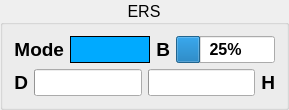
     <widget class="QGroupBox" name="group_ers">
      <property name="sizePolicy">
       <sizepolicy hsizetype="Preferred" vsizetype="Fixed">
        <horstretch>0</horstretch>
        <verstretch>0</verstretch>
       </sizepolicy>
      </property>
      <property name="font">
       <font>
        <pointsize>12</pointsize>
       </font>
      </property>
      <property name="title">
       <string>ERS</string>
      </property>
      <property name="alignment">
       <set>Qt::AlignCenter</set>
      </property>
      <layout class="QGridLayout" name="gridLayout_3">
       <item row="1" column="0" colspan="3">
        <layout class="QHBoxLayout" name="horizontalLayout_5">
         <item>
          <layout class="QHBoxLayout" name="horizontalLayout_4" stretch="0,1">
           <item>
            <widget class="QLabel" name="label_12">
             <property name="sizePolicy">
              <sizepolicy hsizetype="Preferred" vsizetype="Fixed">
               <horstretch>0</horstretch>
               <verstretch>0</verstretch>
              </sizepolicy>
             </property>
             <property name="font">
              <font>
               <pointsize>14</pointsize>
               <weight>75</weight>
               <bold>true</bold>
              </font>
             </property>
             <property name="text">
              <string>D</string>
             </property>
             <property name="alignment">
              <set>Qt::AlignRight|Qt::AlignTrailing|Qt::AlignVCenter</set>
             </property>
            </widget>
           </item>
           <item>
            <widget class="QProgressBar" name="ers_deployed">
             <property name="sizePolicy">
              <sizepolicy hsizetype="Preferred" vsizetype="Fixed">
               <horstretch>1</horstretch>
               <verstretch>0</verstretch>
              </sizepolicy>
             </property>
             <property name="font">
              <font>
               <weight>75</weight>
               <bold>true</bold>
              </font>
             </property>
             <property name="maximum">
              <number>4000</number>
             </property>
             <property name="value">
              <number>0</number>
             </property>
             <property name="textVisible">
              <bool>false</bool>
             </property>
            </widget>
           </item>
          </layout>
         </item>
         <item>
          <layout class="QHBoxLayout" name="horizontalLayout" stretch="1,0">
           <item>
            <widget class="QProgressBar" name="ers_harvested">
             <property name="sizePolicy">
              <sizepolicy hsizetype="Preferred" vsizetype="Fixed">
               <horstretch>1</horstretch>
               <verstretch>0</verstretch>
              </sizepolicy>
             </property>
             <property name="font">
              <font>
               <weight>75</weight>
               <bold>true</bold>
              </font>
             </property>
             <property name="maximum">
              <number>4000</number>
             </property>
             <property name="value">
              <number>0</number>
             </property>
             <property name="textVisible">
              <bool>false</bool>
             </property>
             <property name="invertedAppearance">
              <bool>false</bool>
             </property>
            </widget>
           </item>
           <item>
            <widget class="QLabel" name="label_13">
             <property name="sizePolicy">
              <sizepolicy hsizetype="Preferred" vsizetype="Preferred">
               <horstretch>0</horstretch>
               <verstretch>0</verstretch>
              </sizepolicy>
             </property>
             <property name="font">
              <font>
               <pointsize>14</pointsize>
               <weight>75</weight>
               <bold>true</bold>
              </font>
             </property>
             <property name="text">
              <string>H</string>
             </property>
             <property name="alignment">
              <set>Qt::AlignRight|Qt::AlignTrailing|Qt::AlignVCenter</set>
             </property>
            </widget>
           </item>
          </layout>
         </item>
        </layout>
       </item>
       <item row="0" column="1">
        <widget class="QLabel" name="label_14">
         <property name="sizePolicy">
          <sizepolicy hsizetype="Preferred" vsizetype="Preferred">
           <horstretch>0</horstretch>
           <verstretch>0</verstretch>
          </sizepolicy>
         </property>
         <property name="font">
          <font>
           <pointsize>14</pointsize>
           <weight>75</weight>
           <bold>true</bold>
          </font>
         </property>
         <property name="text">
          <string>B</string>
         </property>
         <property name="alignment">
          <set>Qt::AlignRight|Qt::AlignTrailing|Qt::AlignVCenter</set>
         </property>
        </widget>
       </item>
       <item row="0" column="2">
        <widget class="QProgressBar" name="ers_storeenergy">
         <property name="sizePolicy">
          <sizepolicy hsizetype="Preferred" vsizetype="Fixed">
           <horstretch>1</horstretch>
           <verstretch>0</verstretch>
          </sizepolicy>
         </property>
         <property name="font">
          <font>
           <pointsize>12</pointsize>
           <weight>75</weight>
           <bold>true</bold>
          </font>
         </property>
         <property name="maximum">
          <number>4000</number>
         </property>
         <property name="value">
          <number>1000</number>
         </property>
         <property name="textVisible">
          <bool>true</bool>
         </property>
         <property name="invertedAppearance">
          <bool>false</bool>
         </property>
         <property name="textDirection">
          <enum>QProgressBar::TopToBottom</enum>
         </property>
        </widget>
       </item>
       <item row="0" column="0">
        <layout class="QHBoxLayout" name="horizontalLayout_6" stretch="0,1">
         <item>
          <widget class="QLabel" name="label_10">
           <property name="sizePolicy">
            <sizepolicy hsizetype="Preferred" vsizetype="Preferred">
             <horstretch>0</horstretch>
             <verstretch>0</verstretch>
            </sizepolicy>
           </property>
           <property name="font">
            <font>
             <pointsize>14</pointsize>
             <weight>75</weight>
             <bold>true</bold>
            </font>
           </property>
           <property name="text">
            <string>Mode</string>
           </property>
           <property name="alignment">
            <set>Qt::AlignRight|Qt::AlignTrailing|Qt::AlignVCenter</set>
           </property>
          </widget>
         </item>
         <item>
          <widget class="QLabel" name="ers_mode">
           <property name="sizePolicy">
            <sizepolicy hsizetype="Fixed" vsizetype="Preferred">
             <horstretch>0</horstretch>
             <verstretch>0</verstretch>
            </sizepolicy>
           </property>
           <property name="minimumSize">
            <size>
             <width>80</width>
             <height>0</height>
            </size>
           </property>
           <property name="font">
            <font>
             <pointsize>14</pointsize>
             <weight>75</weight>
             <bold>true</bold>
            </font>
           </property>
           <property name="styleSheet">
            <string notr="true">background-color: rgb(0, 170, 255);</string>
           </property>
           <property name="frameShape">
            <enum>QFrame::Box</enum>
           </property>
           <property name="text">
            <string/>
           </property>
           <property name="alignment">
            <set>Qt::AlignLeading|Qt::AlignLeft|Qt::AlignVCenter</set>
           </property>
          </widget>
         </item>
        </layout>
       </item>
      </layout>
     </widget>
